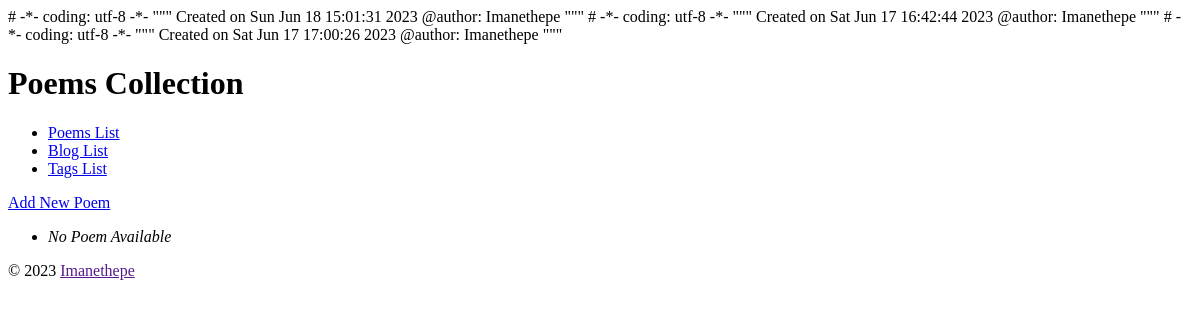
Before: /poem/ with the older database file.
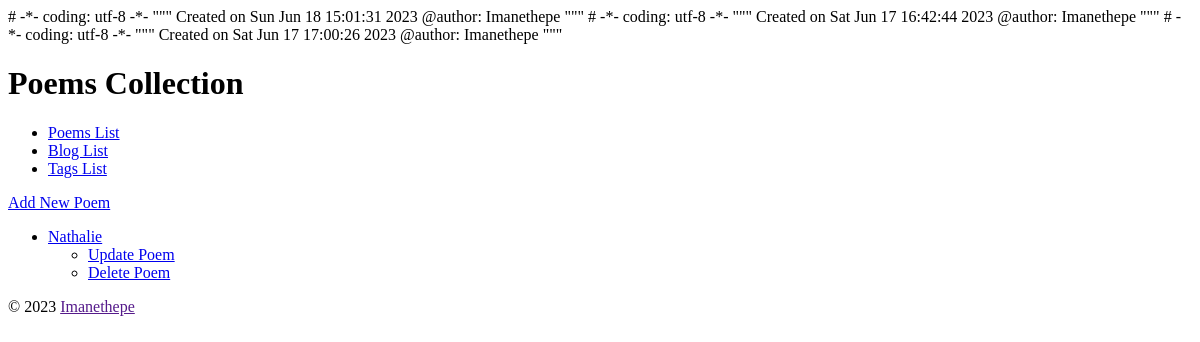
After: the same page with the newer database file.
### collection/models.py (models this page shows, shortened)
class Poem(models.Model):
    name = models.CharField(
        max_length=31, db_index=True)
    author = models.CharField(
        max_length=31, db_index=True)
    slug = models.SlugField(
         max_length=31,
         unique=True,
         help_text='A label for URL conﬁg.')
    description = models.TextField()
    founded_date = models.DateField(
        'date written')
    tags = models.ManyToManyField(Tag, blank=True)
    class Meta:
        ordering = ['author']
        get_latest_by = 'founded_date'
    def get_absolute_url(self):
        return reverse('collection_poem_detail',
                       kwargs={'slug': self.slug})
    def get_update_url(self):
        return reverse('collection_poem_update',
                       kwargs={'slug': self.slug})
    def get_delete_url(self):
        return reverse('collection_poem_delete',
                       kwargs={'slug': self.slug})

### collection/views.py (the view)
class PoemList(View):
    def get(self, request):
        return render(
                     request,
                     'collection/poem_list.html',
                     {'poem_list': Poem.objects.all()}
                     )

### collection/templates/collection/poem_list.html (shortened to what this page needs)
{% extends parent_template|default:"collection/base_collection.html" %}
{% block content %}
  <div>
    <a href="{% url 'collection_poem_write' %}">
      Add New Poem</a>
  </div>
 <ul>
   {% for poem in poem_list %}
    <li>
      <a href="{{ poem.get_absolute_url }}">
        {{ poem.name|title }}</a>
      <ul>
        <li>
           <a href="{{ poem.get_update_url }}">
             Update Poem</a></li>
        <li>
           <a href="{{ poem.get_delete_url }}">
             Delete Poem</a></li>
      </ul>
    </li>
   {% empty %}
     <li><em>No Poem Available</em></li>
   {% endfor %}
 </ul>
{% endblock %}

Changed rows visible on the page:
added Poem: name "Nathalie"
Other visible differences:
text no longer shown: "No Poem Available"
